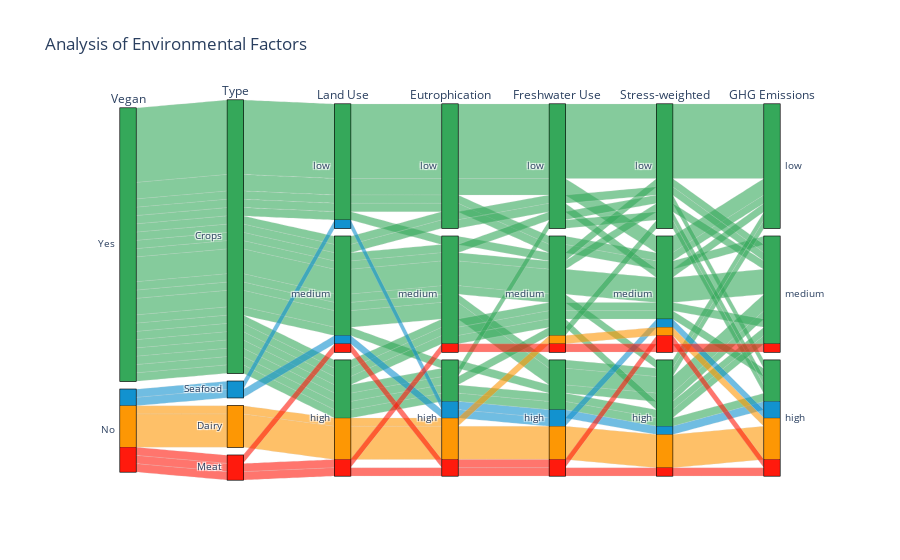

The notebook cell saved with this chart:
### Markdown cell above
Lorem ipsum dolor sit amet, consectetuer adipiscing elit. Aenean commodo ligula eget dolor. Aenean massa. Cum sociis natoque penatibus et magnis dis parturient montes, nascetur ridiculus mus. Donec quam felis, ultricies nec, pellentesque eu, pretium quis, sem. Nulla consequat massa quis enim. Donec pede justo, fringilla vel, aliquet nec, vulputate eget, arcu.

### Code cell
df_land = pd.read_excel('dataset1.xls', sheet_name=2, skiprows=2, nrows=43, usecols="A, C:E")
df_land['Total'] = df_land[['Arable', 'Fallow', 'Perm Past']].sum(axis=1)

df_ghg = pd.read_excel('dataset1.xls', sheet_name=2, skiprows=2, nrows=43, usecols="A, F:L")
df_ghg['Total'] = df_ghg[['LUC', 'Feed', 'Farm', 'Processing', 'Transport', 'Packging', 'Retail']].sum(axis=1)

df_eutr = pd.read_excel('dataset1.xls', sheet_name=2, skiprows=2, nrows=43, usecols="A, N")
df_eutr.rename(columns={"Total.1": "Total"}, inplace=True)

df_fresh = pd.read_excel('dataset1.xls', sheet_name=2, skiprows=2, nrows=43, usecols="A, O")
df_fresh.rename(columns={"Total.2": "Total"}, inplace=True)

df_stress = pd.read_excel('dataset1.xls', sheet_name=2, skiprows=2, nrows=43, usecols="A, P")
df_stress.rename(columns={"Total.3": "Total"}, inplace=True)

crop_color = '#35A85A'
meat_color = '#ff1a0d'
dairy_color = '#fd9a04'
seafood_color = '#1092d1'


# Combine the dataframes into a single dataframe
df_combined = pd.concat([df_land['Total'], df_ghg['Total'], df_eutr['Total'], df_fresh['Total'], df_stress['Total']], axis=1)
df_combined.columns = ['Land Use', 'GHG Emissions', 'Eutrophication', 'Freshwater Use', 'Stress-weighted Water Use']

# Define custom colors for GHG Emissions
df_combined[df_combined.columns] = df_combined[df_combined.columns].apply(lambda x: pd.qcut(x, q=3, labels=['low', 'medium', 'high']))
# color_mapping = {'low': 'lightsteelblue', 'medium': 'mediumseagreen', 'high': 'salmon'}
# colors = [color_mapping[category] for category in df_combined['GHG Emissions']]

# assigns categories
df_combined['Type'] = 0
df_combined.loc[33:37, 'Type'] = 2
df_combined.loc[38:40, 'Type'] = 3
df_combined.loc[41:42, 'Type'] = 1

df_combined['Class'] = 'Vegan'
df_combined.loc[33:42, 'Class'] = 'Non-vegan'

colorscale = [[0, crop_color], [0.33, seafood_color], [0.66, dairy_color], [1, meat_color]];
colors = df_combined['Type'];

highlighted = ['Olive Oil', 'Bovine Meat (beef herd)', 'Cheese', 'Lamb & Mutton', 'Dark Chocolate', 'Fish (farmed)', 'Eggs', 'Poultry Meat', 'Milk', 'Potatoes', 'Milk', 'Rice', 'Soymilk', 'Nuts', 'Bananas', 'Apples']


# Create Parallel categories plot
dimensions = [
    go.parcats.Dimension(values=df_combined['Class'], label='Vegan', categoryorder='array', categoryarray=['Vegan', 'Non-vegan'], ticktext=['Yes', 'No']),
    go.parcats.Dimension(values=df_combined['Type'], label='Type', categoryorder='array', categoryarray=[0, 1, 2, 3], ticktext=['Crops', 'Seafood', 'Dairy', 'Meat']),
    go.parcats.Dimension(values=df_combined['Land Use'], label='Land Use', categoryorder='array', categoryarray=['low', 'medium', 'high']),
    go.parcats.Dimension(values=df_combined['Eutrophication'], label='Eutrophication', categoryorder='array', categoryarray=['low', 'medium', 'high']),
    go.parcats.Dimension(values=df_combined['Freshwater Use'], label='Freshwater Use', categoryorder='array', categoryarray=['low', 'medium', 'high']),
    go.parcats.Dimension(values=df_combined['Stress-weighted Water Use'], label='Stress-weighted', categoryorder='array', categoryarray=['low', 'medium', 'high']),
    go.parcats.Dimension(values=df_combined['GHG Emissions'], label='GHG Emissions', categoryorder='array', categoryarray=['low', 'medium', 'high'])
]

parcats_trace = go.Parcats(dimensions=dimensions, line={'color': colors, 'colorscale':colorscale})

fig = go.Figure(data=parcats_trace)
fig.update_layout(title='Analysis of Environmental Factors')
fig.show()

### Figure 1 — Plotly figure (JSON) as saved in the notebook; plotly's stock layout.template omitted (floating-point values rounded to 4 significant figures)
{"data": [{"dimensions": [{"categoryarray": ["Vegan", "Non-vegan"], "categoryorder": "array", "label": "Vegan", "ticktext": ["Yes", "No"], "values": ["Vegan", "Vegan", "Vegan", "Vegan", "Vegan", "Vegan", "Vegan", "Vegan", "Vegan", "Vegan", "Vegan", "Vegan", "Vegan", "Vegan", "Vegan", "Vegan", "Vegan", "Vegan", "Vegan", "Vegan", "Vegan", "Vegan", "Vegan", "Vegan", "Vegan", "Vegan", "Vegan", "Vegan", "Vegan", "Vegan", "Vegan", "Vegan", "Vegan", "Non-vegan", "Non-vegan", "Non-vegan", "Non-vegan", "Non-vegan", "Non-vegan", "Non-vegan", "Non-vegan", "Non-vegan", "Non-vegan"]}, {"categoryarray": [0, 1, 2, 3], "categoryorder": "array", "label": "Type", "ticktext": ["Crops", "Seafood", "Dairy", "Meat"], "values": [0, 0, 0, 0, 0, 0, 0, 0, 0, 0, 0, 0, 0, 0, 0, 0, 0, 0, 0, 0, 0, 0, 0, 0, 0, 0, 0, 0, 0, 0, 0, 0, 0, 2, 2, 2, 2, 2, 3, 3, 3, 1, 1]}, {"categoryarray": ["low", "medium", "high"], "categoryorder": "array", "label": "Land Use", "values": ["medium", "medium", "low", "medium", "medium", "low", "low", "medium", "low", "high", "medium", "medium", "medium", "low", "medium", "high", "medium", "high", "high", "high", "low", "low", "low", "low", "low", "low", "low", "low", "medium", "medium", "low", "high", "high", "high", "high", "high", "high", "high", "high", "high", "medium", "medium", "low"]}, {"categoryarray": ["low", "medium", "high"], "categoryorder": "array", "label": "Eutrophication", "values": ["medium", "low", "low", "medium", "high", "low", "low", "medium", "low", "medium", "medium", "medium", "medium", "low", "medium", "medium", "medium", "high", "medium", "high", "medium", "low", "low", "low", "low", "low", "low", "low", "medium", "low", "low", "high", "high", "high", "high", "high", "high", "high", "medium", "high", "high", "high", "high"]}, {"categoryarray": ["low", "medium", "high"], "categoryorder": "array", "label": "Freshwater Use", "values": ["high", "low", "low", "medium", "high", "low", "low", "medium", "medium", "medium", "medium", "high", "high", "low", "medium", "medium", "low", "high", "medium", "high", "medium", "low", "low", "low", "low", "low", "low", "medium", "medium", "low", "low", "low", "medium", "high", "high", "high", "high", "medium", "medium", "high", "high", "high", "high"]}, {"categoryarray": ["low", "medium", "high"], "categoryorder": "array", "label": "Stress-weighted", "values": ["high", "medium", "low", "medium", "high", "low", "low", "medium", "medium", "high", "high", "high", "high", "low", "low", "medium", "low", "high", "medium", "high", "low", "low", "low", "medium", "low", "low", "low", "medium", "medium", "low", "medium", "low", "low", "high", "high", "high", "high", "medium", "medium", "high", "medium", "medium", "high"]}, {"categoryarray": ["low", "medium", "high"], "categoryorder": "array", "label": "GHG Emissions", "values": ["medium", "low", "low", "medium", "medium", "low", "low", "medium", "medium", "medium", "low", "low", "medium", "low", "medium", "high", "high", "medium", "medium", "high", "medium", "low", "low", "low", "low", "low", "low", "low", "medium", "medium", "low", "high", "high", "high", "high", "high", "high", "high", "medium", "high", "high", "high", "high"]}], "line": {"color": [0, 0, 0, 0, 0, 0, 0, 0, 0, 0, 0, 0, 0, 0, 0, 0, 0, 0, 0, 0, 0, 0, 0, 0, 0, 0, 0, 0, 0, 0, 0, 0, 0, 2, 2, 2, 2, 2, 3, 3, 3, 1, 1], "colorscale": [[0, "#35A85A"], [0.33, "#1092d1"], [0.66, "#fd9a04"], [1, "#ff1a0d"]]}, "type": "parcats"}], "layout": {"title": {"text": "Analysis of Environmental Factors"}}}
